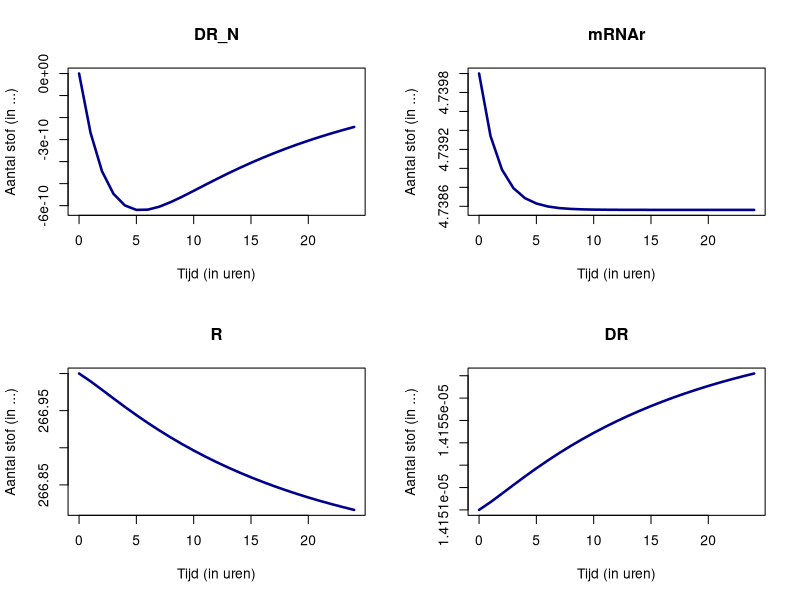

Here is the R script that generated this plot:
## ---- chunk 1
knitr::opts_chunk$set(echo = TRUE)
## ---- chunk 2
#knitr::include_graphics('example.png')
## ---- chunk 3
# Inladen van het deSolve pakket
library(deSolve)
## ---- chunk 4
# Defineren van de parameters
parameters <- c(Ks_Rm = 2.90, IC50_Rm = 26.2, 
                Kon = 0.00329, KT = 0.63, 
                Kre = 0.57, RF = 0.49, 
                Kd_R = 0.0572, Kd_Rm = 0.612, 
                Ksr = 3.22, D = 53e-9)

# Tijdspunten defineren
times <- 0 : 24

# Het defineren van de initiële waardes
initial.values <- c(DR_N = 0, mRNAr = 4.74, R = 267, DR = 53e-9 * 267)
## ---- chunk 5
verandering_dt <- function (time, parameters, initial.values) {
  with(as.list(c(parameters, initial.values)),{
    # Vergelijking van R
    R <- Ksr * mRNAr + RF * Kre * DR_N - Kon * D * R - Kd_R * R
    # Vergelijking van mRNAr
    mRNAr <- Ks_Rm * (1 - (DR_N / IC50_Rm)) - Kd_Rm * mRNAr
    # Vergelijking van DR
    DR <- Kon * D * R - KT * D * R
    # Vergelijking van DR(N)
    DR_N <- KT * (D * R) - Kre * DR_N
    
    # Retourneren van de initiële waardes
    return(list(c(DR_N, mRNAr, R, DR)))
  })
}

# Het aanroepen van de ode functie met de juiste waardes
verloop.dataset <- ode(initial.values, times, verandering_dt, parameters)
## ---- chunk 6
plot(verloop.dataset, 
     lwd = 2.5,
     xlab = "Tijd (in uren)",
     ylab = "Aantal stof (in ...)",
     col = "darkblue")
